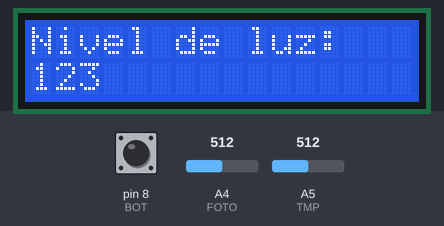
A sketch run on a simulated Arduino Uno, built with avr-gcc and run on an emulated ATmega328P. On the bench: 16×2 character LCD. Inputs (shaded band) come from the test bench; at power-on: pin 8 (BOT) HIGH, A5 (TMP) = 512, A4 (FOTO) = 512. What the sketch prints to the serial monitor is not drawn.

Above: at 1.2 s.
1.3 s: pin 8 (BOT) pulled LOW for 0.6 s
At 1.9 s:
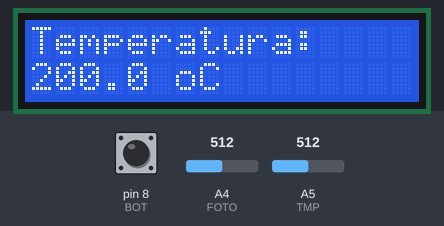
3.5 s: A5 (TMP) set to 716
At 4.0 s:
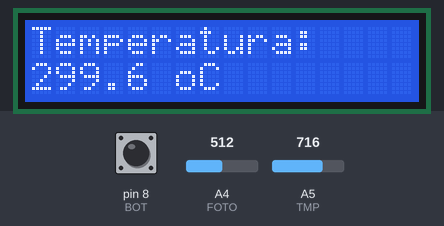
5.1 s: A5 (TMP) set to 900
At 5.5 s:
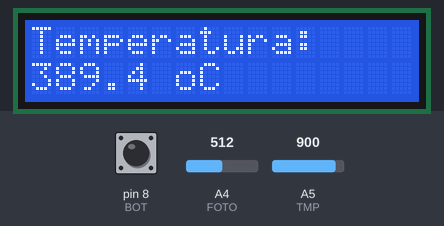
6.6 s: A5 (TMP) set to 1023
At 7.0 s:
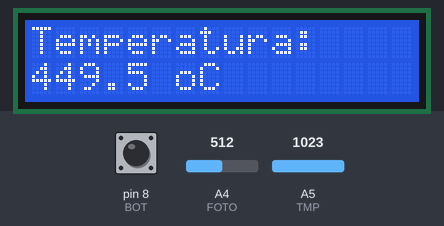
8.1 s: pin 8 (BOT) pulled LOW for 3.2 s
At 8.5 s:
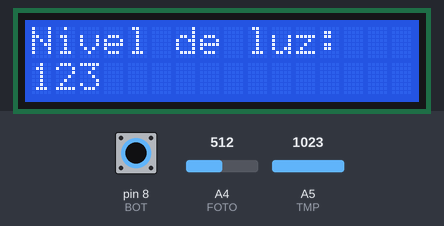
12.8 s: A4 (FOTO) set to 716
At 13.6 s:
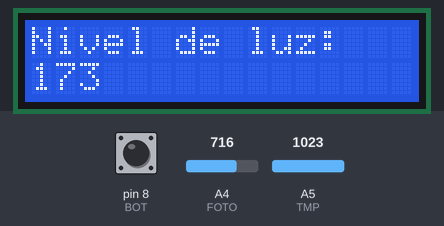
Timing chart, 0 to 15.7 s (numbered marks = the images above; inputs shaded):
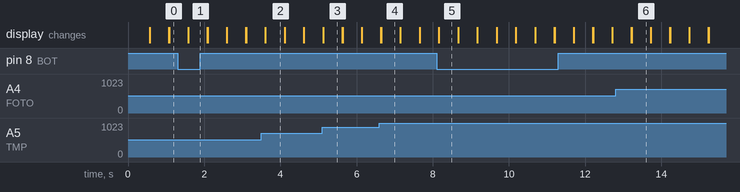

Measured:
- after the input at 1.3 s, the display: first differs from a run without the input after 0.28 s (image 1)
- after the input at 3.5 s, the display: first differs from a run without the input after 0.11 s (image 2)
- after the input at 5.1 s, the display: first differs from a run without the input at once (image 3)
- after the input at 6.6 s, the display: first differs from a run without the input after 0.05 s (image 4)
- after the input at 8.1 s, the display: first differs from a run without the input after 0.06 s (image 5)
- after the input at 12.8 s, the display: first differs from a run without the input after 0.42 s (image 6)
- what the display in image 2 shows lasts 0.5 s, from 3.6 s to 4.1 s

The sketch:

proyecto_51.ino
```cpp
#include <LiquidCrystal.h>

#define TMP A5
#define FOTO A4
#define BOT 8
bool boton_apretado = false;
LiquidCrystal lcd( 2 , 3 , 4 , 5 , 6 , 7 );

void setup()
{
    pinMode( TMP  , INPUT );
    pinMode( FOTO , INPUT );
    pinMode( BOT  , INPUT );
    Serial.begin(9600);

    lcd.begin(16,2);
}

void loop()
{
    float temp = ( ( 5.0 / 1024 * analogRead( TMP ) ) * 100 - 50 );
    int lectura = analogRead( FOTO );
    int luz = map( lectura ,  2  , 414 ,    0   , 100 );
    Serial.println( boton_apretado );
    if (digitalRead(BOT) == LOW)
    {
      boton_apretado = !boton_apretado;
    }
    if ( boton_apretado == true )
    {
      lcd.setCursor(0,0);
      lcd.print("Temperatura: ");
      lcd.setCursor(0,1);
      lcd.print(temp);
      lcd.setCursor(5,1);
      lcd.print(" oC");
      delay(500);
      lcd.clear();
    }
    else if ( boton_apretado == false )
    {
      lcd.setCursor(0,0);
      lcd.print("Nivel de luz: ");
      lcd.setCursor(0,1);
      lcd.print(luz);
      lcd.setCursor(5,1);
      delay(500);
      lcd.clear();
    }

}
```
